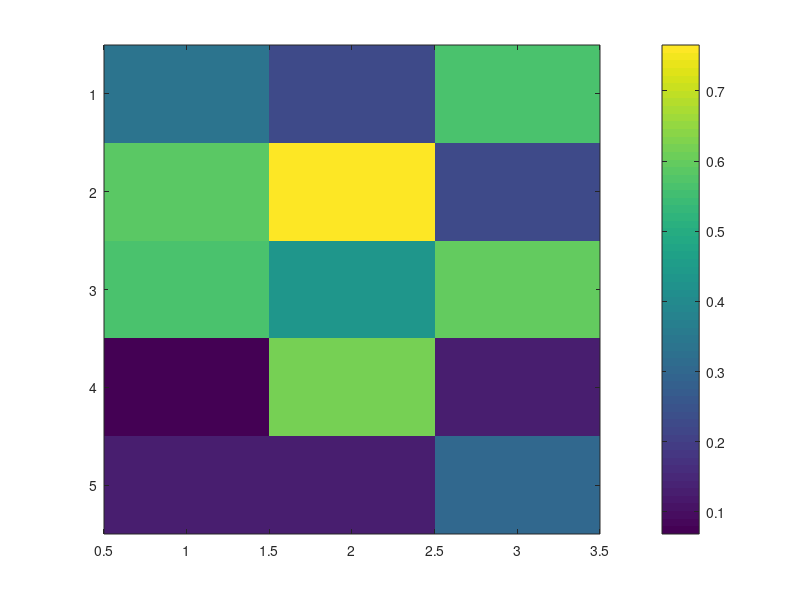

MATLAB code for this plot: (Note: this script raises an error after producing the figure.)
% I always start out my Matlab scripts like this. 
clear all            % Clears all variables I might have set
close all            % Closes all plots

%% Making and maniuplating matrices

% Create a 5x3 matrix of random numbers (from 0 to 1)!
A = rand(5,3)

% Look at rows and columns of A
A(1,3)   % An element of A
A(:,3)   % Third column of A
A(1,:)   % First row of A
A(:)     % View A as a vector

%Look at A!
A
imagesc(A)
colorbar()

% Matrix opperations vs. array operations
A + A'
A*A
A.*A
A./A
A/A

B = A        % Make a COPY of A (changes to B won't affect A now)
B(1,:) = []  % Delete the first row of B
size(B)      % Now they don't have the same sizes 
size(A)      

C = rand(6,3) % New matrix, same # columns, different # rows
D = [A;C]     % Concatenate matrices

% You can create matrices by hand, if you're so inclined
E = [1 2 3; 4 5 6]
E'    % Transpose a matrix (flip rows and columns)

% Other ways to create matrices
Z = zeros(2,4)
O = ones(3,3)
R = randn(4,4)

% Creating data arrays
n = (0:9)';
pows = [n  n.^2  2.^n]

x = (1:0.1:2)';
logs = [x log10(x)]

D = [ 72          134          3.2
      81          201          3.5
      69          156          7.1
      82          148          2.4
      75          170          1.2 ]
  
% Summary statistics
mu = mean(D), sigma = std(D)

% Indexing
x = [2.1 1.7 1.6 1.5 NaN 1.9 1.8 1.5 5.1 1.8 1.4 2.2 1.6 1.8];
x = x(isfinite(x))
x = x(abs(x-mean(x)) <= 3*std(x))

A = magic(4)
k = find(isprime(A))'
A(k) = NaN

% Hiding output
A = magic(10)
A = magic(100);

% Entering long statements
s = 1 -1/2 + 1/3 -1/4 + 1/5 - 1/6 + 1/7 ...
      - 1/8 + 1/9 - 1/10 + 1/11 - 1/12;

%% Graphics

% Plot a sine function
x = 0:pi/100:2*pi;
y = sin(x);
plot(x,y)

% Try plotting additional functions
y2 = sin(x-.25);
y3 = sin(x-.5);
plot(x,y2)   % Erases what you already have
plot(x,y3)   % Erases what you already have

cla
plot(x,y,'r:')
hold on
plot(x,y2, 'g--')
plot(x,y3, 'b-')
legend('one', 'two', 'three')

% Create a histogram
data = randn(10000,1);
hist(data,100);
[y, x] = hist(data,100);
barh(x,y,1,'facecolor', 'g', 'edgecolor', 'none')

% Create 4 3D plots
figure('windowstyle', 'docked')
t = 0:pi/10:2*pi;
[X,Y,Z] = cylinder(4*cos(t));
subplot(2,2,1); mesh(X)
subplot(2,2,2); mesh(Y)
subplot(2,2,3); mesh(Z)
subplot(2,2,4); mesh(X,Y,Z)

% Draw a neat-looking 3D shape
figure('windowstyle', 'docked')
[X,Y] = meshgrid(-8:.5:8); 
R = sqrt(X.^2 + Y.^2) + eps;
Z = sin(R)./R;
mesh(X,Y,Z,'EdgeColor','black')

% Come on, make it look FANCY!
surf(X,Y,Z)
colormap hsv
colorbar
alpha(.4)

% View an image/matrix
clear all
close all

load durer
image(X)
colormap(map)
axis image
colormap(hot)

% Make a pretty plot and save it
figure('position', [48   130   856   334], 'paperpositionmode', 'auto')
x = 0:pi/100:2*pi;
y = sin(x);
plot(x,y, 'linewidth', 2)
set(gca, 'fontsize', 14, 'box', 'on', 'linewidth', 2)
xlabel('x = 0:2\pi')
ylabel('Sine of x')
title('Plot of the Sine Function','FontSize',18)
legend('sin function')
axis equal
set(gca, 'xlim', [min(x) max(x)])
print -dpng my_figure_1.png


%% Flow control

% Sum all the numbers divisible by 3 that are less than 10 million
N = 1E7

% If we know the formula
M = floor(N/3)
s = 3*M*(M+1)/2

% Using flow control
s = 0;
tic
for n=1:N
    if mod(n,3) == 0 
        s = s+n;
    end
end
toc

% Using vectorized operations
tic
x = 1:N;
indices = mod(x,3) == 0;
s = sum(x(indices))
toc

% At what point does this sum pass 1E10?
s = 0;
n = 0;
while s <= 1E10
    n = n+1;
    if mod(n,3) == 0 
        s = s+n;
    end
end
disp(['Loopy answer: ' num2str(n)])

% Using vectorized operators
x = (1:N)';
indices = mod(x,3) == 0;
y = x(indices);
z = cumsum(y);
i = find(z > 1E10, 1);
n = y(i);
disp(['Vectorized answer: ' num2str(n)])

%% Strings, cell arrays, and structures
x = 'Mickey'
y = 'Justin'
z = 'Mike'

A = [x, y]
B = [x; y]
C = [x; y; z]  % Won't work

D = {x; y; z}
class(D)
class(D(1))
class(D{1})
D(1:2)
D{1:2}

sum(x)
double(x)
char(double(x))

% Creating sturctures
clear fish
fish.one = 'red';
fish.two = 'blue';
fish.num_stripes = 15;
fishies = repmat(fish,5,1)
fishies(3).one = 'yellow';
fishies.one
fishies(4).three = 'black';
fishies(end+1) = fish
fish.three = 'white'
fishies(end+1) = fish

% Saving and loading data
save mystuff.mat A B D fishies
clear all
who
load mystuff.mat
who